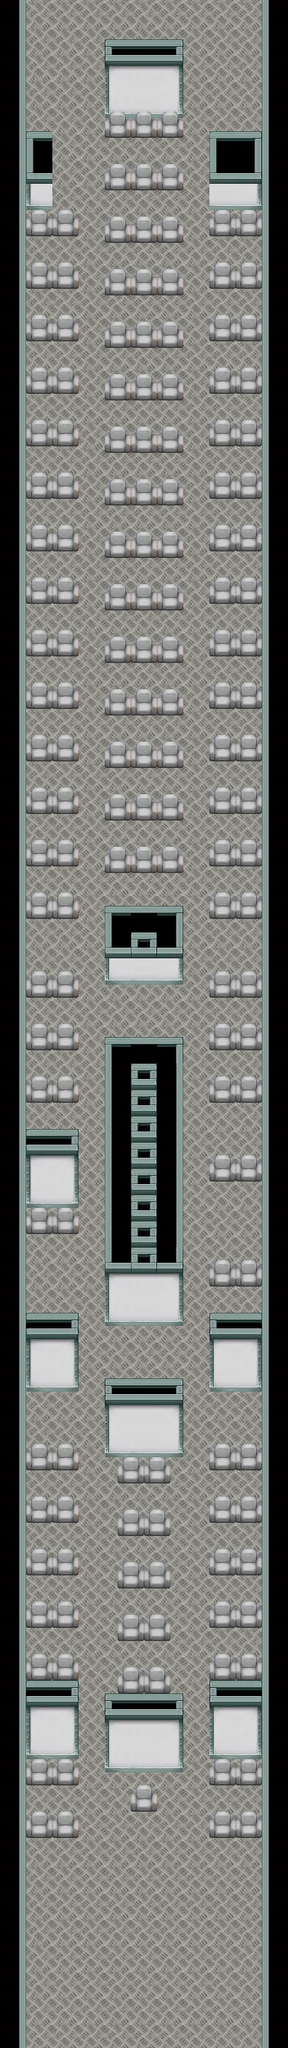

Rendered tile map (Tiled .tmx) drawn with the repository's tilesets; below, a short description and the map source with its tile grids summarised:
An orthogonal 11x78 tile map with 32x32 px tiles, 7 tile layers (Tile Layer 1, centered walls, 3 center, regular, ...), 2 tilesets.

<map version="1.8" tiledversion="1.8.0" orientation="orthogonal" renderorder="right-down" width="11" height="78" tilewidth="32" tileheight="32" infinite="0" nextlayerid="15" nextobjectid="7">
 <tileset firstgid="1" source="airplane.tsx" />
 <tileset firstgid="101" source="airplane.tsx" />
 <layer id="1" name="Tile Layer 1" width="11" height="78">
  <data>[858 cells, 852 non-empty, 13 distinct tile ids]</data>
 </layer>
 <layer id="12" name="centered walls" width="11" height="78" offsetx="0" offsety="16">
  <data>[858 cells, 75 non-empty, 16 distinct tile ids]</data>
 </layer>
 <group id="5" name="seats">
  <group id="9" name="zone C">
   <layer id="14" name="3 center" width="11" height="78" offsetx="0" offsety="8">
    <data>[858 cells, 45 non-empty, 1 distinct tile ids]</data>
   </layer>
   <layer id="13" name="regular" width="11" height="78">
    <data>[858 cells, 74 non-empty, 1 distinct tile ids]</data>
   </layer>
  </group>
  <group id="8" name="zone B">
   <layer id="11" name="2 center" width="11" height="78" offsetx="16" offsety="16">
    <data>[858 cells, 10 non-empty, 1 distinct tile ids]</data>
   </layer>
   <layer id="10" name="regular" width="11" height="78">
    <data>[858 cells, 20 non-empty, 1 distinct tile ids]</data>
   </layer>
  </group>
  <group id="7" name="zone A">
   <layer id="3" name="regular" width="11" height="78">
    <data>[858 cells, 9 non-empty, 1 distinct tile ids]</data>
   </layer>
  </group>
 </group>
</map>